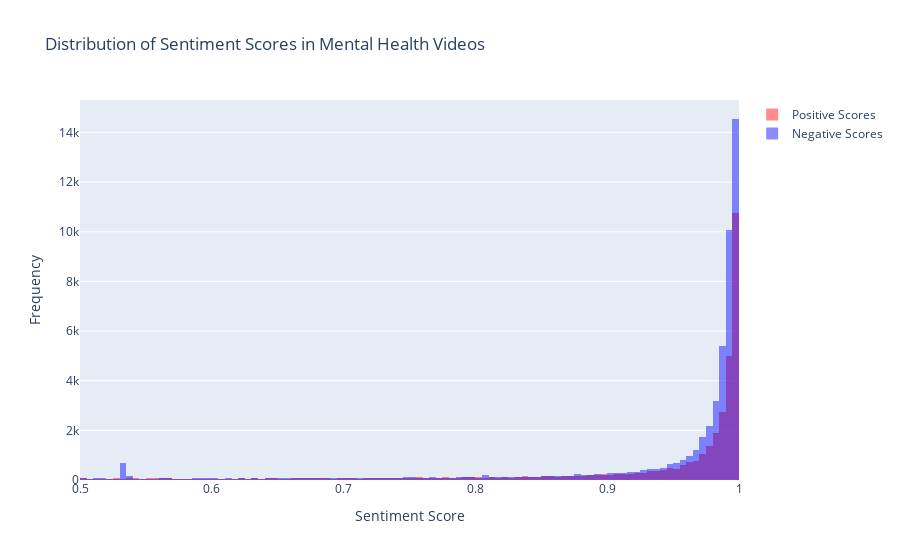

Notebook code for this chart:
### Code cell
import plotly.graph_objs as go
import pandas as pd

# Assuming 'metadata_df' is your DataFrame with the 'label' and 'score' columns

# Separate the scores based on the sentiment label
positive_scores = metadata_df[metadata_df['label'] == 'POSITIVE']['score']
negative_scores = metadata_df[metadata_df['label'] == 'NEGATIVE']['score']

# Creating histograms for positive and negative scores
negative_trace = go.Histogram(
    x=negative_scores,
    opacity=0.45,
    name='Negative Scores',
    marker=dict(color='blue')
)


positive_trace = go.Histogram(
    x=positive_scores,
    opacity=0.45,
    name='Positive Scores',
    marker=dict(color='red')
)



# Layout settings
layout = go.Layout(
    title='Distribution of Sentiment Scores in Mental Health Videos',
    xaxis=dict(title='Sentiment Score'),
    yaxis=dict(title='Frequency'),
    barmode='overlay'
)

# Create the figure and plot
fig = go.Figure(data=[positive_trace, negative_trace], layout=layout)
fig.show()
fig.write_html("./sentiment_graph/distribution_overall.html")

### Figure 1 — Plotly figure (JSON) as saved in the notebook; plotly's stock layout.template omitted (floating-point values rounded to 4 significant figures; data arrays with more than 128 entries replaced by an {"elided": "..."} marker saying what was removed)
{"data": [{"marker": {"color": "red"}, "name": "Positive Scores", "opacity": 0.45, "type": "histogram", "x": {"elided": "35567 float values"}}, {"marker": {"color": "blue"}, "name": "Negative Scores", "opacity": 0.45, "type": "histogram", "x": {"elided": "53229 float values"}}], "layout": {"barmode": "overlay", "title": {"text": "Distribution of Sentiment Scores in Mental Health Videos"}, "xaxis": {"title": {"text": "Sentiment Score"}}, "yaxis": {"title": {"text": "Frequency"}}}}
